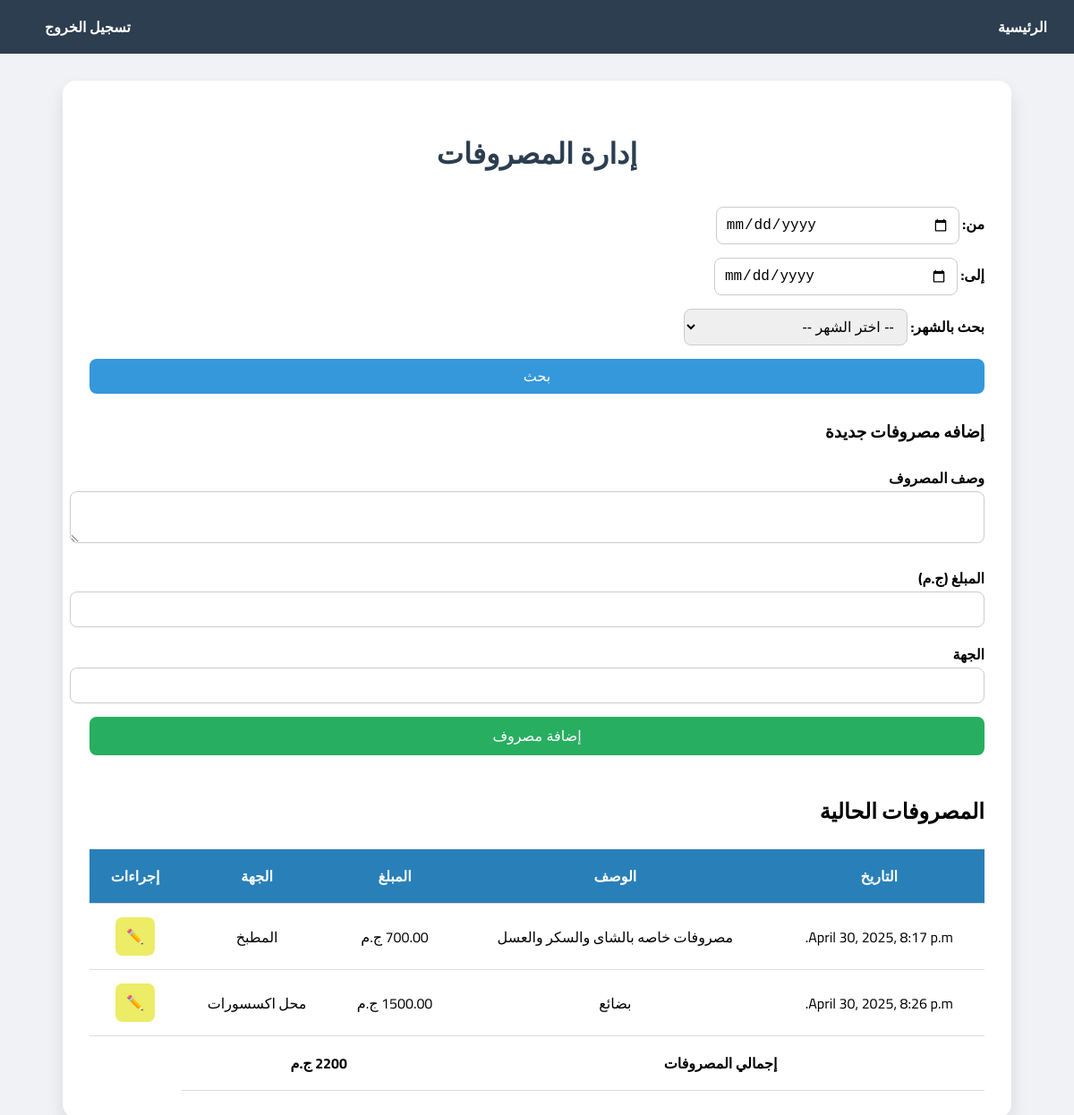
Screenshot of /expensses/ with the database file from the repository.
### app/models.py (models this page shows)
class Expensses(models.Model):
    created_at = models.DateTimeField(auto_now_add=True)
    updated_at =  models.DateTimeField(auto_now=True)
    description = models.TextField()
    amount = models.DecimalField(max_digits=10, decimal_places=2)
    direct_to = models.CharField(max_length=220)
    class Meta:
        ordering = ('created_at',)

### app/views.py (the view, shortened to what this page needs)
# urls.py: path('expensses/', expensses_list, name='expensses'),
def expensses_list(request):
    expensses = Expensses.objects.all()
    query = request.GET
    month = query.get("month")
    start_date = query.get("start_date")
    end_date = query.get("end_date")
    if month:
        expensses = expensses.filter(created_at__month=month)
    if start_date:
        expensses = expensses.filter(created_at__date__gte=start_date)
    if end_date:
        expensses = expensses.filter(created_at__date__lte=end_date)
    total = expensses.aggregate(total_amount=Sum("amount"))["total_amount"] or 0
    return render(request, 'expensses.html', {
        "expensses": expensses,
        "total": total
    })

### templates/expensses.html (shortened to what this page needs)
<!DOCTYPE html>
<html lang="ar">
<head>
</head>
<body>
<div class="navbar">
  <div>
    <a href="{% url 'home' %}">الرئيسية</a>
  </div>
  <div>
    <a href="{% url 'logout' %}">تسجيل الخروج</a>
  </div>
</div>
<div class="container">
  <h1>إدارة المصروفات</h1>
  <form method="get" class="filters">
    <div>
        <label>من:</label>
        <input type="date" name="start_date" value="{{ request.GET.start_date }}">
    </div>
    <div>
        <label>إلى:</label>
        <input type="date" name="end_date" value="{{ request.GET.end_date }}">
    </div>
    <div>
        <label>بحث بالشهر:</label>
        <select name="month">
            <option value="">-- اختر الشهر --</option>
        </select>
    </div>
    <button type="submit"> بحث</button>
</form>
<h3>إضافه مصروفات جديدة</h3>
  <form method="post">
    <div>
      <label for="description">وصف المصروف</label>
      <textarea id="description" name="description" required></textarea>
    </div>
    <div>
      <label for="amount">المبلغ (ج.م)</label>
      <input type="number" id="amount" name="amount" step="0.01" required>
    </div>
    <div>
      <label for="source">الجهة</label>
      <input type="text" id="source" name="source" required>
    </div>
    <button type="submit">إضافة مصروف</button>
  </form>
  <h2>المصروفات الحالية</h2>
  <table>
    <thead>
      <tr>
        <th>التاريخ</th>
        <th>الوصف</th>
        <th>المبلغ</th>
        <th>الجهة</th>
        <th>إجراءات</th>
      </tr>
    </thead>
    <tbody>
      {% if expensses %}
        {% for expense in expensses %}
        <tr>
          <td>{{ expense.created_at }}</td>
          <td>{{ expense.description }}</td>
          <td>{{ expense.amount }} ج.م</td>
          <td>{{ expense.direct_to }}</td>
          <td>
            <button style="background-color: rgb(236, 236, 102);" onclick="openEditModal('{{ expense.id }}', '{{ expense.description }}', '{{ expense.amount }}', '{{ expense.direct_to }}')">✏️</button>
          </td>
        </tr>
        {% endfor %}
      {% else %}
        <tr>
          <td colspan="4" class="no-data">لا توجد مصروفات حتى الآن.</td>
        </tr>
      {% endif %}
    </tbody>
      {% if expensses %}
    <tfoot>
      <tr>
        <td colspan="2"><strong>إجمالي المصروفات</strong></td>
        <td colspan="2">
          <strong>
            {{total}} ج.م
          </strong>
        </td>
      </tr>
    </tfoot>
    {% endif %}
  </table>
</div>
</body>
</html>

### templates/expensses.html (style rules this page uses)
body { font-family: 'Cairo', sans-serif; background: #f0f2f5; margin: 0; direction: rtl; }
.navbar { background-color: #2c3e50; color: white; padding: 15px 30px; display: flex; justify-content: space-between; }
.navbar a { color: white; text-decoration: none; font-weight: bold; margin-left: 20px; }
.container { max-width: 1000px; margin: 30px auto; background: #fff; padding: 30px; border-radius: 15px; box-shadow: 0 10px 20px rgba(0,0,0,0.1); }
h1 { text-align: center; color: #2c3e50; margin-bottom: 30px; }
form { display: flex; flex-direction: column; gap: 15px; margin-bottom: 40px; }
label { font-weight: bold; margin-bottom: 5px; }
input, select, textarea { padding: 10px; border: 1px solid #ccc; border-radius: 8px; font-size: 16px; width: 100%; }
button { background-color: #27ae60; color: white; padding: 12px; font-size: 16px; border: none; border-radius: 8px; cursor: pointer; transition: background-color 0.3s; }
table { width: 100%; border-collapse: collapse; margin-top: 10px; }
th, td { padding: 15px; border-bottom: 1px solid #ddd; text-align: center; }
th { background-color: #2980b9; color: white; }
.filters { display: flex; justify-content: space-between; flex-wrap: wrap; gap: 15px; margin-bottom: 25px; }
.filters input, .filters select { padding: 10px; border-radius: 8px; border: 1px solid #ccc; width: 25%; }
.filters div { display: inline-block; }
.filters button { background: #3498db; color: white; padding: 10px 20px; border: none; border-radius: 8px; cursor: pointer; }

### rows the page displays
Expensses: created_at "April 30, 2025, 8:17 p.m.", description "مصروفات خاصه بالشاى والسكر والعسل", direct_to "المطبخ"
Expensses: created_at "April 30, 2025, 8:26 p.m.", description "بضائع", amount "1500.00", direct_to "محل اكسسورات"

### other values shown
{{ total }} "2200"
